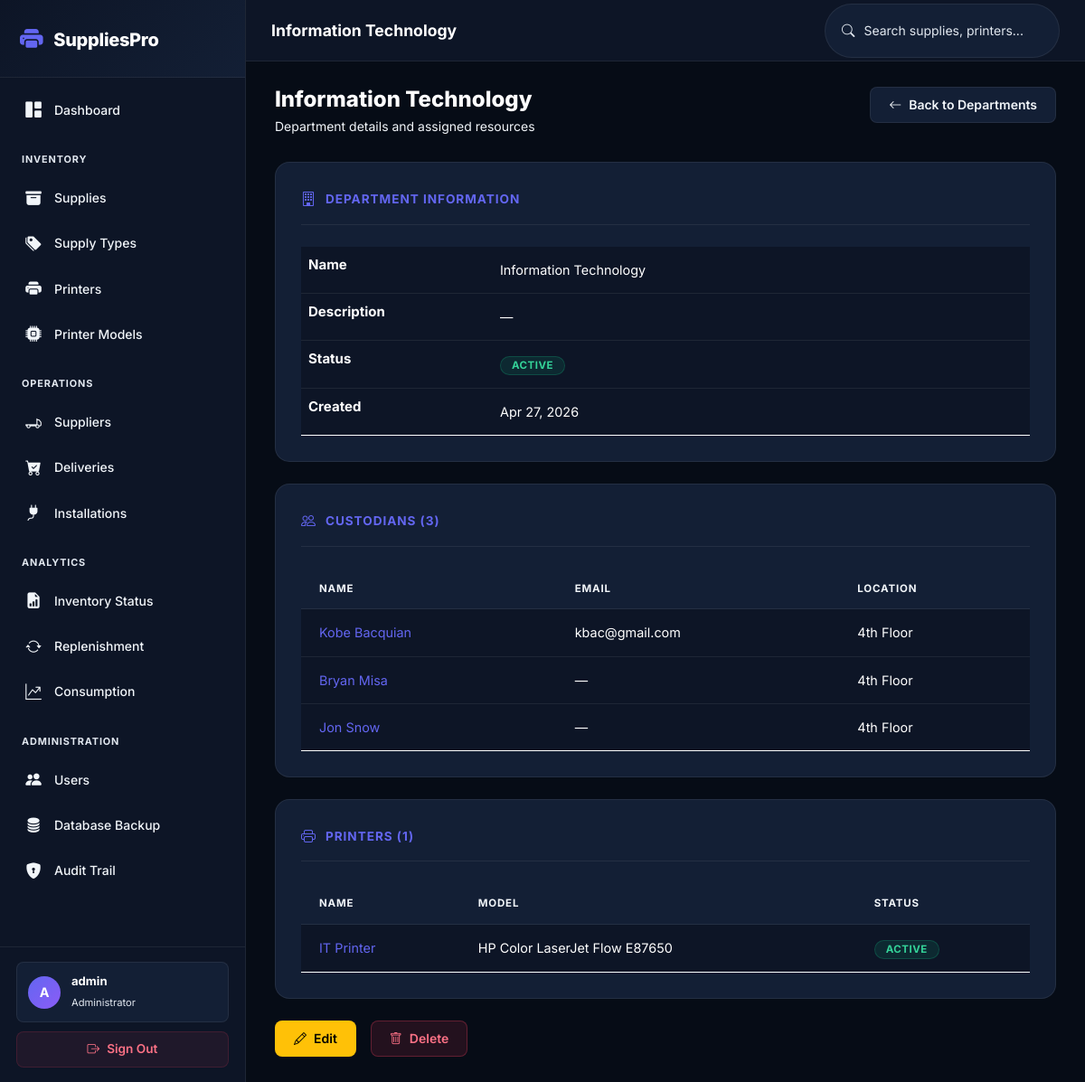
Page /departments/1/ (signed in) on the committed database.
### inventory/models.py (models this page shows, shortened)
class User(AbstractUser):
    ROLE_CHOICES = [
        ('admin', 'Administrator'),
        ('manager', 'Manager'),
    ]
    role = models.CharField(max_length=20, choices=ROLE_CHOICES, default='manager')
    phone = models.CharField(max_length=20, blank=True)
    class Meta:
        verbose_name = 'User'
        verbose_name_plural = 'Users'

class Department(models.Model):
    name = models.CharField(max_length=100, unique=True)
    description = models.TextField(blank=True)
    is_active = models.BooleanField(default=True)
    created_at = models.DateTimeField(auto_now_add=True)
    updated_at = models.DateTimeField(auto_now=True)
    class Meta:
        ordering = ['name']
        verbose_name = 'Department'
        verbose_name_plural = 'Departments'

class Custodian(models.Model):
    first_name = models.CharField(max_length=100)
    last_name = models.CharField(max_length=100)
    department = models.ForeignKey(Department, on_delete=models.SET_NULL, null=True, blank=True, related_name='custodians')
    location = models.ForeignKey(Location, on_delete=models.SET_NULL, null=True, blank=True, related_name='custodians')
    email = models.EmailField(blank=True)
    phone = models.CharField(max_length=20, blank=True)
    notes = models.TextField(blank=True)
    is_active = models.BooleanField(default=True)
    created_at = models.DateTimeField(auto_now_add=True)
    updated_at = models.DateTimeField(auto_now=True)
    class Meta:
        ordering = ['last_name', 'first_name']
        constraints = [
            models.UniqueConstraint(fields=['first_name', 'last_name'], name='unique_custodian')
        ]
        verbose_name = 'Custodian'
        verbose_name_plural = 'Custodians'
    @property
    def full_name(self):
        return f"{self.first_name} {self.last_name}"

class Location(models.Model):
    name = models.CharField(max_length=100, unique=True)
    description = models.TextField(blank=True)
    is_active = models.BooleanField(default=True)
    created_at = models.DateTimeField(auto_now_add=True)
    updated_at = models.DateTimeField(auto_now=True)
    class Meta:
        ordering = ['name']
        verbose_name = 'Location'
        verbose_name_plural = 'Locations'

class Printer(models.Model):
    STATUS_CHOICES = [
        ('active', 'Active'),
        ('maintenance', 'In Maintenance'),
        ('retired', 'Retired'),
    ]
    name = models.CharField(max_length=200)
    printer_model = models.ForeignKey(PrinterModel, on_delete=models.SET_NULL, null=True, blank=True, related_name='printers')
    serial_number = models.CharField(max_length=100, unique=True)
    custodian = models.ForeignKey(Custodian, on_delete=models.SET_NULL, null=True, blank=True, related_name='printers')
    department = models.ForeignKey(Department, on_delete=models.SET_NULL, null=True, blank=True, related_name='printers')
    location = models.ForeignKey(Location, on_delete=models.SET_NULL, null=True, blank=True, related_name='printers')
    status = models.CharField(max_length=20, choices=STATUS_CHOICES, default='active')
    ip_address = models.GenericIPAddressField(null=True, blank=True)
    image = models.ImageField(upload_to='printers/', blank=True, null=True)
    notes = models.TextField(blank=True)
    created_at = models.DateTimeField(auto_now_add=True)
    updated_at = models.DateTimeField(auto_now=True)
    class Meta:
        ordering = ['name']
        constraints = [
            models.UniqueConstraint(fields=['name'], name='unique_printer')
        ]

class PrinterModel(models.Model):
    name = models.CharField(max_length=200)
    manufacturer = models.CharField(max_length=200)
    description = models.TextField(blank=True)
    is_active = models.BooleanField(default=True)
    class Meta:
        ordering = ['manufacturer', 'name']
        constraints = [
            models.UniqueConstraint(fields=['manufacturer', 'name'], name='unique_printer_model')
        ]
        verbose_name = 'Printer Model'
        verbose_name_plural = 'Printer Models'
    def __str__(self):
        return f"{self.manufacturer} {self.name}"

### inventory/views.py (the view)
# urls.py: path('departments/<int:pk>/', views.DepartmentDetailView.as_view(), name='department_detail'),
class DepartmentDetailView(LoginRequiredMixin, DetailView):
    model = Department
    template_name = 'inventory/department_detail.html'
    context_object_name = 'department'

### rbac/services.py (called while the page is built)
def get_user_permissions(user):
    if not user.is_authenticated:
        return set()
    cache_key = f'user_permissions_{user.pk}'
    permissions = cache.get(cache_key)
    if permissions is None:
        permissions = set()
        user_roles = Role.objects.filter(user_roles__user=user)
        for role in user_roles:
            for perm in role.permissions.all():
                permissions.add(perm.code)
        cache.set(cache_key, permissions, timeout=3600)
    return permissions

def get_user_roles(user):
    if not user.is_authenticated:
        return Role.objects.none()
    return Role.objects.filter(user_roles__user=user)

### templates/inventory/department_detail.html (shortened to what this page needs)
{% extends 'base.html' %}
{% block page_title %}{{ department.name }}{% endblock %}
{% block content %}
<div class="page-header">
    <div>
        <h2>{{ department.name }}</h2>
        <p>Department details and assigned resources</p>
    </div>
    <a href="{% url 'department_list' %}" class="btn btn-ghost">
        <i class="bi bi-arrow-left"></i> Back to Departments
    </a>
</div>
<div class="form-section">
    <div class="form-section-title">
        <i class="bi bi-building"></i> Department Information
    </div>
    <table class="table">
        <tr>
            <th style="width:200px;">Name</th>
            <td>{{ department.name }}</td>
        </tr>
        <tr>
            <th>Description</th>
            <td>{{ department.description|default:"—" }}</td>
        </tr>
        <tr>
            <th>Status</th>
            <td>
                {% if department.is_active %}
                    <span class="badge badge-success">Active</span>
                {% else %}
                    <span class="badge badge-secondary">Inactive</span>
                {% endif %}
            </td>
        </tr>
        <tr>
            <th>Created</th>
            <td>{{ department.created_at|date:"M d, Y" }}</td>
        </tr>
    </table>
</div>
<div class="form-section">
    <div class="form-section-title">
        <i class="bi bi-people"></i> Custodians ({{ department.custodians.count }})
    </div>
    {% if department.custodians.all %}
    <table class="table">
        <thead>
            <tr>
                <th>Name</th>
                <th>Email</th>
                <th>Location</th>
            </tr>
        </thead>
        <tbody>
            {% for custodian in department.custodians.all %}
            <tr>
                <td><a href="{% url 'custodian_detail' custodian.pk %}">{{ custodian.full_name }}</a></td>
                <td>{{ custodian.email|default:"—" }}</td>
                <td>{{ custodian.location.name|default:"—" }}</td>
            </tr>
            {% endfor %}
        </tbody>
    </table>
    {% else %}
    <p class="text-muted">No custodians assigned to this department.</p>
    {% endif %}
</div>
<div class="form-section">
    <div class="form-section-title">
        <i class="bi bi-printer"></i> Printers ({{ department.printers.count }})
    </div>
    {% if department.printers.all %}
    <table class="table">
        <thead>
            <tr>
                <th>Name</th>
                <th>Model</th>
                <th>Status</th>
            </tr>
        </thead>
        <tbody>
            {% for printer in department.printers.all %}
            <tr>
                <td><a href="{% url 'printer_detail' printer.pk %}">{{ printer.name }}</a></td>
                <td>{{ printer.printer_model }}</td>
                <td>
                    {% if printer.status == 'active' %}<span class="badge badge-success">Active</span>
                    {% elif printer.status == 'maintenance' %}<span class="badge badge-warning">Maintenance</span>
                    {% else %}<span class="badge badge-secondary">Retired</span>{% endif %}
                </td>
            </tr>
            {% endfor %}
        </tbody>
    </table>
    {% else %}
    <p class="text-muted">No printers assigned to this department.</p>
    {% endif %}
</div>
<div class="d-flex flex-wrap gap-3">
    <a href="{% url 'department_update' department.pk %}" class="btn btn-warning">
        <i class="bi bi-pencil"></i> Edit
    </a>
    <a href="{% url 'department_delete' department.pk %}" class="btn btn-danger">
        <i class="bi bi-trash"></i> Delete
    </a>
</div>
{% endblock %}

### templates/base.html (shortened to what this page needs)
{% load rbac %}
<!DOCTYPE html>
<html lang="en">
<head>
    <link href="https://cdn.jsdelivr.net/npm/bootstrap@5.3.0/dist/css/bootstrap.min.css" rel="stylesheet">
    <link rel="stylesheet" href="https://cdn.jsdelivr.net/npm/bootstrap-icons@1.11.0/font/bootstrap-icons.css">
    <link href="https://cdn.jsdelivr.net/npm/select2@4.1.0-rc.0/dist/css/select2.min.css" rel="stylesheet"/>
    <link href="https://cdn.jsdelivr.net/npm/select2-bootstrap-5-theme@1.3.0/dist/select2-bootstrap-5-theme.min.css" rel="stylesheet"/>
    <link rel="stylesheet" href="/static/css/style.css">
</head>
<body>
{% if user.is_authenticated %}
<aside class="sidebar" id="sidebar">
    <div class="brand">
        <i class="bi bi-printer-fill"></i>
        <span>SuppliesPro</span>
    </div>
    <nav>
        <a href="{% url 'dashboard' %}" class="{% if request.resolver_match.url_name == 'dashboard' %}active{% endif %}">
            <i class="bi bi-grid-1x2-fill"></i> Dashboard
        </a>
        <div class="section-title">Inventory</div>
        <a href="{% url 'supply_list' %}" class="{% if 'supply' in request.resolver_match.url_name and 'model' not in request.resolver_match.url_name and 'type' not in request.resolver_match.url_name %}active{% endif %}">
            <i class="bi bi-archive-fill"></i> Supplies
        </a>
        <a href="{% url 'supply_type_list' %}" class="{% if 'supply_type' in request.resolver_match.url_name %}active{% endif %}">
            <i class="bi bi-tags-fill"></i> Supply Types
        </a>
        <a href="{% url 'printer_list' %}" class="{% if 'printer' in request.resolver_match.url_name and 'model' not in request.resolver_match.url_name %}active{% endif %}">
            <i class="bi bi-printer-fill"></i> Printers
        </a>
        <a href="{% url 'printer_model_list' %}" class="{% if 'printer_model' in request.resolver_match.url_name %}active{% endif %}">
            <i class="bi bi-cpu-fill"></i> Printer Models
        </a>
        <div class="section-title">Operations</div>
        <a href="{% url 'supplier_list' %}" class="{% if 'supplier' in request.resolver_match.url_name %}active{% endif %}">
            <i class="bi bi-truck-flatbed"></i> Suppliers
        </a>
        <a href="{% url 'delivery_list' %}" class="{% if 'delivery' in request.resolver_match.url_name %}active{% endif %}">
            <i class="bi bi-cart-check-fill"></i> Deliveries
        </a>
        <a href="{% url 'installation_list' %}" class="{% if 'installation' in request.resolver_match.url_name %}active{% endif %}">
            <i class="bi bi-plug-fill"></i> Installations
        </a>
        <div class="section-title">Analytics</div>
        <a href="{% url 'inventory_report' %}" class="{% if 'inventory_report' in request.resolver_match.url_name %}active{% endif %}">
            <i class="bi bi-file-earmark-bar-graph-fill"></i> Inventory Status
        </a>
        <a href="{% url 'replenishment_report' %}" class="{% if 'replenishment' in request.resolver_match.url_name %}active{% endif %}">
            <i class="bi bi-arrow-repeat"></i> Replenishment
        </a>
        <a href="{% url 'consumption_report' %}" class="{% if 'consumption' in request.resolver_match.url_name %}active{% endif %}">
            <i class="bi bi-graph-up-arrow"></i> Consumption
        </a>
{% if user.role == 'admin' %}
        <div class="section-title">Administration</div>
        <a href="{% url 'user_list' %}" class="{% if 'user' in request.resolver_match.url_name and 'list' not in request.resolver_match.url_name and 'create' not in request.resolver_match.url_name %}active{% endif %}">
            <i class="bi bi-people-fill"></i> Users
        </a>
        <a href="{% url 'database_backup' %}" class="{% if 'database_backup' in request.resolver_match.url_name %}active{% endif %}">
            <i class="bi bi-database-fill"></i> Database Backup
        </a>
        <a href="{% url 'audit_log' %}" class="{% if 'audit' in request.resolver_match.url_name %}active{% endif %}">
            <i class="bi bi-shield-lock-fill"></i> Audit Trail
        </a>
{% endif %}
    </nav>
    <div class="user-info">
        <div class="user-pill">
            <div class="avatar">{{ user.username|first|upper }}</div>
            <div class="name-role">
                <span class="d-block fw-bold text-white small">{{ user.username }}</span>
                <span class="role">{{ user.get_role_display }}</span>
            </div>
        </div>
        <a href="{% url 'logout' %}" class="logout-link">
            <i class="bi bi-box-arrow-right"></i> Sign Out
        </a>
    </div>
</aside>
<div class="main-content">
    <header class="top-bar">
        <div class="d-flex align-items-center gap-3">
            <h1>{% block page_title %}Dashboard{% endblock %}</h1>
        </div>
        <div class="search-box">
            <form method="get" action="{% url 'global_search' %}" class="d-flex align-items-center gap-2">
                <i class="bi bi-search"></i>
                <input type="text" name="q" placeholder="Search supplies, printers..." id="globalSearch">
            </form>
        </div>
    </header>
    <main>
        {% block content %}{% endblock %}
    </main>
</div>
{% else %}
<div class="login-container">
    {% block login_content %}{% endblock %}
</div>
{% endif %}
</body>
</html>

### rows in the picture
User: username|first "A", username "admin", role "Administrator"
Department: name "Information Technology", description "—", created_at "Apr 27, 2026", custodians.count "3", printers.count "1"
Custodian: full_name "Kobe Bacquian", email "kbac@gmail.com", location.name "4th Floor"
Custodian: full_name "Bryan Misa", email "—", location.name "4th Floor"
Custodian: full_name "Jon Snow", email "—", location.name "4th Floor"
Printer: name "IT Printer", printer_model "HP Color LaserJet Flow E87650", status "ACTIVE"
